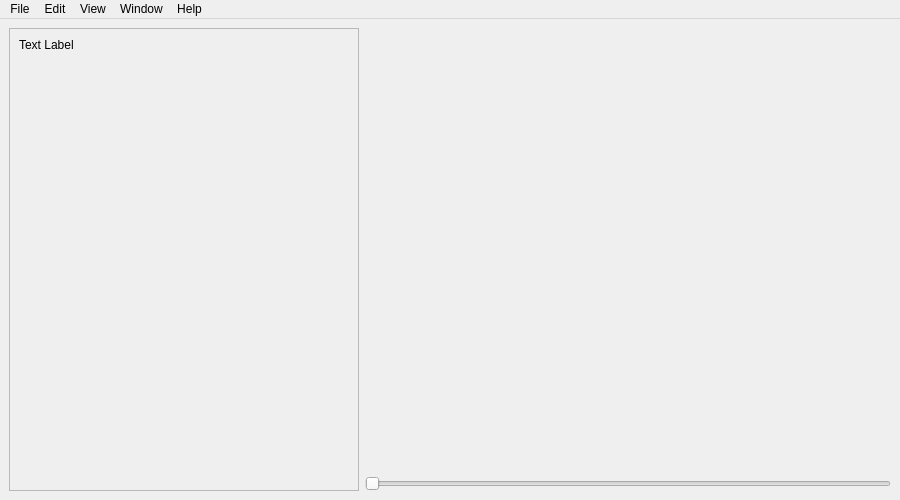
<?xml version="1.0" encoding="UTF-8"?>
<ui version="4.0">
 <class>GraphWindow</class>
 <widget class="QMainWindow" name="GraphWindow">
  <property name="geometry">
   <rect>
    <x>0</x>
    <y>0</y>
    <width>900</width>
    <height>500</height>
   </rect>
  </property>
  <property name="windowTitle">
   <string>MainWindow</string>
  </property>
  <widget class="QWidget" name="centralwidget">
   <layout class="QHBoxLayout" name="horizontalLayout">
    <item>
     <widget class="QScrollArea" name="scrollArea">
      <property name="sizePolicy">
       <sizepolicy hsizetype="Fixed" vsizetype="Expanding">
        <horstretch>0</horstretch>
        <verstretch>0</verstretch>
       </sizepolicy>
      </property>
      <property name="minimumSize">
       <size>
        <width>350</width>
        <height>0</height>
       </size>
      </property>
      <property name="maximumSize">
       <size>
        <width>350</width>
        <height>16777215</height>
       </size>
      </property>
      <property name="horizontalScrollBarPolicy">
       <enum>Qt::ScrollBarAlwaysOff</enum>
      </property>
      <property name="widgetResizable">
       <bool>true</bool>
      </property>
      <widget class="QWidget" name="scrollAreaWidgetContents">
       <property name="geometry">
        <rect>
         <x>0</x>
         <y>0</y>
         <width>348</width>
         <height>458</height>
        </rect>
       </property>
       <layout class="QVBoxLayout" name="verticalLayout_2">
        <item>
         <widget class="TextLabel" name="text">
          <property name="sizePolicy">
           <sizepolicy hsizetype="Preferred" vsizetype="Preferred">
            <horstretch>0</horstretch>
            <verstretch>0</verstretch>
           </sizepolicy>
          </property>
          <property name="autoFillBackground">
           <bool>true</bool>
          </property>
          <property name="text">
           <string>Text Label</string>
          </property>
          <property name="alignment">
           <set>Qt::AlignJustify|Qt::AlignTop</set>
          </property>
          <property name="wordWrap">
           <bool>true</bool>
          </property>
         </widget>
        </item>
       </layout>
      </widget>
     </widget>
    </item>
    <item>
     <layout class="QVBoxLayout" name="verticalLayout">
      <item>
       <widget class="MplWidget" name="mplWidget" native="true">
        <property name="minimumSize">
         <size>
          <width>200</width>
          <height>200</height>
         </size>
        </property>
       </widget>
      </item>
      <item>
       <widget class="QSlider" name="slider">
        <property name="orientation">
         <enum>Qt::Horizontal</enum>
        </property>
       </widget>
      </item>
     </layout>
    </item>
   </layout>
  </widget>
  <widget class="QMenuBar" name="menubar">
   <property name="geometry">
    <rect>
     <x>0</x>
     <y>0</y>
     <width>900</width>
     <height>22</height>
    </rect>
   </property>
   <widget class="QMenu" name="monkey">
    <property name="title">
     <string>File</string>
    </property>
   </widget>
   <widget class="QMenu" name="menupenguin">
    <property name="title">
     <string>Edit</string>
    </property>
    <addaction name="separator"/>
    <addaction name="actionSubmenu1"/>
    <addaction name="actionSubmenu2"/>
   </widget>
   <widget class="QMenu" name="menuView">
    <property name="title">
     <string>View</string>
    </property>
   </widget>
   <widget class="QMenu" name="menuWindow">
    <property name="title">
     <string>Window</string>
    </property>
   </widget>
   <widget class="QMenu" name="menuHelp">
    <property name="title">
     <string>Help</string>
    </property>
   </widget>
   <addaction name="monkey"/>
   <addaction name="menupenguin"/>
   <addaction name="menuView"/>
   <addaction name="menuWindow"/>
   <addaction name="menuHelp"/>
  </widget>
  <action name="actionSubmenu1">
   <property name="text">
    <string>Submenu1</string>
   </property>
  </action>
  <action name="actionSubmenu2">
   <property name="text">
    <string>Submenu2</string>
   </property>
  </action>
 </widget>
 <customwidgets>
  <customwidget>
   <class>MplWidget</class>
   <extends>QWidget</extends>
   <header location="global">.mpl_canvas</header>
   <container>1</container>
  </customwidget>
  <customwidget>
   <class>TextLabel</class>
   <extends>QLabel</extends>
   <header>.text_label</header>
  </customwidget>
 </customwidgets>
 <resources/>
 <connections/>
</ui>
